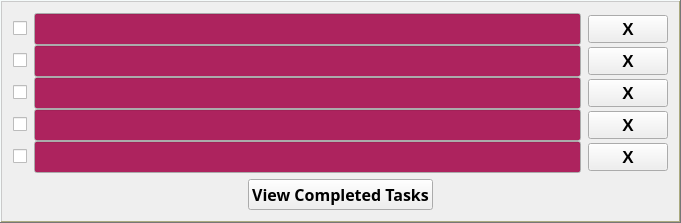
      <widget class="QFrame" name="frame">
       <property name="palette">
        <palette>
         <active>
          <colorrole role="WindowText">
           <brush brushstyle="SolidPattern">
            <color alpha="255">
             <red>0</red>
             <green>0</green>
             <blue>0</blue>
            </color>
           </brush>
          </colorrole>
          <colorrole role="Light">
           <brush brushstyle="SolidPattern">
            <color alpha="255">
             <red>245</red>
             <green>250</green>
             <blue>250</blue>
            </color>
           </brush>
          </colorrole>
          <colorrole role="Dark">
           <brush brushstyle="SolidPattern">
            <color alpha="255">
             <red>170</red>
             <green>170</green>
             <blue>127</blue>
            </color>
           </brush>
          </colorrole>
          <colorrole role="Text">
           <brush brushstyle="SolidPattern">
            <color alpha="255">
             <red>0</red>
             <green>0</green>
             <blue>0</blue>
            </color>
           </brush>
          </colorrole>
          <colorrole role="ButtonText">
           <brush brushstyle="SolidPattern">
            <color alpha="255">
             <red>0</red>
             <green>0</green>
             <blue>0</blue>
            </color>
           </brush>
          </colorrole>
          <colorrole role="PlaceholderText">
           <brush brushstyle="NoBrush">
            <color alpha="128">
             <red>0</red>
             <green>0</green>
             <blue>0</blue>
            </color>
           </brush>
          </colorrole>
         </active>
         <inactive>
          <colorrole role="WindowText">
           <brush brushstyle="SolidPattern">
            <color alpha="255">
             <red>0</red>
             <green>0</green>
             <blue>0</blue>
            </color>
           </brush>
          </colorrole>
          <colorrole role="Light">
           <brush brushstyle="SolidPattern">
            <color alpha="255">
             <red>245</red>
             <green>250</green>
             <blue>250</blue>
            </color>
           </brush>
          </colorrole>
          <colorrole role="Dark">
           <brush brushstyle="SolidPattern">
            <color alpha="255">
             <red>170</red>
             <green>170</green>
             <blue>127</blue>
            </color>
           </brush>
          </colorrole>
          <colorrole role="Text">
           <brush brushstyle="SolidPattern">
            <color alpha="255">
             <red>0</red>
             <green>0</green>
             <blue>0</blue>
            </color>
           </brush>
          </colorrole>
          <colorrole role="ButtonText">
           <brush brushstyle="SolidPattern">
            <color alpha="255">
             <red>0</red>
             <green>0</green>
             <blue>0</blue>
            </color>
           </brush>
          </colorrole>
          <colorrole role="PlaceholderText">
           <brush brushstyle="NoBrush">
            <color alpha="128">
             <red>0</red>
             <green>0</green>
             <blue>0</blue>
            </color>
           </brush>
          </colorrole>
         </inactive>
         <disabled>
          <colorrole role="WindowText">
           <brush brushstyle="SolidPattern">
            <color alpha="255">
             <red>170</red>
             <green>170</green>
             <blue>127</blue>
            </color>
           </brush>
          </colorrole>
          <colorrole role="Light">
           <brush brushstyle="SolidPattern">
            <color alpha="255">
             <red>245</red>
             <green>250</green>
             <blue>250</blue>
            </color>
           </brush>
          </colorrole>
          <colorrole role="Dark">
           <brush brushstyle="SolidPattern">
            <color alpha="255">
             <red>170</red>
             <green>170</green>
             <blue>127</blue>
            </color>
           </brush>
          </colorrole>
          <colorrole role="Text">
           <brush brushstyle="SolidPattern">
            <color alpha="255">
             <red>170</red>
             <green>170</green>
             <blue>127</blue>
            </color>
           </brush>
          </colorrole>
          <colorrole role="ButtonText">
           <brush brushstyle="SolidPattern">
            <color alpha="255">
             <red>170</red>
             <green>170</green>
             <blue>127</blue>
            </color>
           </brush>
          </colorrole>
          <colorrole role="PlaceholderText">
           <brush brushstyle="NoBrush">
            <color alpha="128">
             <red>0</red>
             <green>0</green>
             <blue>0</blue>
            </color>
           </brush>
          </colorrole>
         </disabled>
        </palette>
       </property>
       <property name="frameShape">
        <enum>QFrame::WinPanel</enum>
       </property>
       <property name="frameShadow">
        <enum>QFrame::Raised</enum>
       </property>
       <layout class="QGridLayout" name="gridLayout_2">
        <item row="0" column="0" colspan="3">
         <layout class="QVBoxLayout" name="verticalLayout_4">
          <property name="spacing">
           <number>0</number>
          </property>
          <item>
           <layout class="QHBoxLayout" name="horizontalLayout_3">
            <property name="spacing">
             <number>7</number>
            </property>
            <item>
             <widget class="QCheckBox" name="cb1">
              <property name="text">
               <string/>
              </property>
             </widget>
            </item>
            <item>
             <widget class="QLineEdit" name="t2">
              <property name="palette">
               <palette>
                <active>
                 <colorrole role="Text">
                  <brush brushstyle="SolidPattern">
                   <color alpha="255">
                    <red>236</red>
                    <green>236</green>
                    <blue>236</blue>
                   </color>
                  </brush>
                 </colorrole>
                 <colorrole role="Base">
                  <brush brushstyle="SolidPattern">
                   <color alpha="255">
                    <red>173</red>
                    <green>35</green>
                    <blue>94</blue>
                   </color>
                  </brush>
                 </colorrole>
                 <colorrole role="PlaceholderText">
                  <brush brushstyle="NoBrush">
                   <color alpha="128">
                    <red>236</red>
                    <green>236</green>
                    <blue>236</blue>
                   </color>
                  </brush>
                 </colorrole>
                </active>
                <inactive>
                 <colorrole role="Text">
                  <brush brushstyle="SolidPattern">
                   <color alpha="255">
                    <red>236</red>
                    <green>236</green>
                    <blue>236</blue>
                   </color>
                  </brush>
                 </colorrole>
                 <colorrole role="Base">
                  <brush brushstyle="SolidPattern">
                   <color alpha="255">
                    <red>173</red>
                    <green>35</green>
                    <blue>94</blue>
                   </color>
                  </brush>
                 </colorrole>
                 <colorrole role="PlaceholderText">
                  <brush brushstyle="NoBrush">
                   <color alpha="128">
                    <red>236</red>
                    <green>236</green>
                    <blue>236</blue>
                   </color>
                  </brush>
                 </colorrole>
                </inactive>
                <disabled>
                 <colorrole role="Text">
                  <brush brushstyle="SolidPattern">
                   <color alpha="255">
                    <red>170</red>
                    <green>170</green>
                    <blue>127</blue>
                   </color>
                  </brush>
                 </colorrole>
                 <colorrole role="Base">
                  <brush brushstyle="SolidPattern">
                   <color alpha="255">
                    <red>170</red>
                    <green>255</green>
                    <blue>255</blue>
                   </color>
                  </brush>
                 </colorrole>
                 <colorrole role="PlaceholderText">
                  <brush brushstyle="NoBrush">
                   <color alpha="128">
                    <red>236</red>
                    <green>236</green>
                    <blue>236</blue>
                   </color>
                  </brush>
                 </colorrole>
                </disabled>
               </palette>
              </property>
              <property name="font">
               <font>
                <family>Segoe Print</family>
                <pointsize>13</pointsize>
                <weight>75</weight>
                <bold>true</bold>
               </font>
              </property>
              <property name="text">
               <string/>
              </property>
             </widget>
            </item>
            <item>
             <widget class="QPushButton" name="b2">
              <property name="font">
               <font>
                <family>MS Sans Serif</family>
                <pointsize>13</pointsize>
                <weight>75</weight>
                <bold>true</bold>
               </font>
              </property>
              <property name="text">
               <string>X</string>
              </property>
             </widget>
            </item>
           </layout>
          </item>
          <item>
           <layout class="QHBoxLayout" name="horizontalLayout_4">
            <property name="spacing">
             <number>7</number>
            </property>
            <item>
             <widget class="QCheckBox" name="cb2">
              <property name="text">
               <string/>
              </property>
             </widget>
            </item>
            <item>
             <widget class="QLineEdit" name="t3">
              <property name="palette">
               <palette>
                <active>
                 <colorrole role="Text">
                  <brush brushstyle="SolidPattern">
                   <color alpha="255">
                    <red>236</red>
                    <green>236</green>
                    <blue>236</blue>
                   </color>
                  </brush>
                 </colorrole>
                 <colorrole role="Base">
                  <brush brushstyle="SolidPattern">
                   <color alpha="255">
                    <red>173</red>
                    <green>35</green>
                    <blue>94</blue>
                   </color>
                  </brush>
                 </colorrole>
                 <colorrole role="PlaceholderText">
                  <brush brushstyle="NoBrush">
                   <color alpha="128">
                    <red>236</red>
                    <green>236</green>
                    <blue>236</blue>
                   </color>
                  </brush>
                 </colorrole>
                </active>
                <inactive>
                 <colorrole role="Text">
                  <brush brushstyle="SolidPattern">
                   <color alpha="255">
                    <red>236</red>
                    <green>236</green>
                    <blue>236</blue>
                   </color>
                  </brush>
                 </colorrole>
                 <colorrole role="Base">
                  <brush brushstyle="SolidPattern">
                   <color alpha="255">
                    <red>173</red>
                    <green>35</green>
                    <blue>94</blue>
                   </color>
                  </brush>
                 </colorrole>
                 <colorrole role="PlaceholderText">
                  <brush brushstyle="NoBrush">
                   <color alpha="128">
                    <red>236</red>
                    <green>236</green>
                    <blue>236</blue>
                   </color>
                  </brush>
                 </colorrole>
                </inactive>
                <disabled>
                 <colorrole role="Text">
                  <brush brushstyle="SolidPattern">
                   <color alpha="255">
                    <red>170</red>
                    <green>170</green>
                    <blue>127</blue>
                   </color>
                  </brush>
                 </colorrole>
                 <colorrole role="Base">
                  <brush brushstyle="SolidPattern">
                   <color alpha="255">
                    <red>170</red>
                    <green>255</green>
                    <blue>255</blue>
                   </color>
                  </brush>
                 </colorrole>
                 <colorrole role="PlaceholderText">
                  <brush brushstyle="NoBrush">
                   <color alpha="128">
                    <red>236</red>
                    <green>236</green>
                    <blue>236</blue>
                   </color>
                  </brush>
                 </colorrole>
                </disabled>
               </palette>
              </property>
              <property name="font">
               <font>
                <family>Segoe Print</family>
                <pointsize>13</pointsize>
               </font>
              </property>
              <property name="text">
               <string/>
              </property>
             </widget>
            </item>
            <item>
             <widget class="QPushButton" name="b3">
              <property name="font">
               <font>
                <family>MS Sans Serif</family>
                <pointsize>13</pointsize>
                <weight>75</weight>
                <bold>true</bold>
               </font>
              </property>
              <property name="text">
               <string>X</string>
              </property>
             </widget>
            </item>
           </layout>
          </item>
          <item>
           <layout class="QHBoxLayout" name="horizontalLayout_5">
            <property name="spacing">
             <number>7</number>
            </property>
            <item>
             <widget class="QCheckBox" name="cb3">
              <property name="text">
               <string/>
              </property>
             </widget>
            </item>
            <item>
             <widget class="QLineEdit" name="t4">
              <property name="palette">
               <palette>
                <active>
                 <colorrole role="Text">
                  <brush brushstyle="SolidPattern">
                   <color alpha="255">
                    <red>236</red>
                    <green>236</green>
                    <blue>236</blue>
                   </color>
                  </brush>
                 </colorrole>
                 <colorrole role="Base">
                  <brush brushstyle="SolidPattern">
                   <color alpha="255">
                    <red>173</red>
                    <green>35</green>
                    <blue>94</blue>
                   </color>
                  </brush>
                 </colorrole>
                 <colorrole role="PlaceholderText">
                  <brush brushstyle="NoBrush">
                   <color alpha="128">
                    <red>236</red>
                    <green>236</green>
                    <blue>236</blue>
                   </color>
                  </brush>
                 </colorrole>
                </active>
                <inactive>
                 <colorrole role="Text">
                  <brush brushstyle="SolidPattern">
                   <color alpha="255">
                    <red>236</red>
                    <green>236</green>
                    <blue>236</blue>
                   </color>
                  </brush>
                 </colorrole>
                 <colorrole role="Base">
                  <brush brushstyle="SolidPattern">
                   <color alpha="255">
                    <red>173</red>
                    <green>35</green>
                    <blue>94</blue>
                   </color>
                  </brush>
                 </colorrole>
                 <colorrole role="PlaceholderText">
                  <brush brushstyle="NoBrush">
                   <color alpha="128">
                    <red>236</red>
                    <green>236</green>
                    <blue>236</blue>
                   </color>
                  </brush>
                 </colorrole>
                </inactive>
                <disabled>
                 <colorrole role="Text">
                  <brush brushstyle="SolidPattern">
                   <color alpha="255">
                    <red>170</red>
                    <green>170</green>
                    <blue>127</blue>
                   </color>
                  </brush>
                 </colorrole>
                 <colorrole role="Base">
                  <brush brushstyle="SolidPattern">
                   <color alpha="255">
                    <red>170</red>
                    <green>255</green>
                    <blue>255</blue>
                   </color>
                  </brush>
                 </colorrole>
                 <colorrole role="PlaceholderText">
                  <brush brushstyle="NoBrush">
                   <color alpha="128">
                    <red>236</red>
                    <green>236</green>
                    <blue>236</blue>
                   </color>
                  </brush>
                 </colorrole>
                </disabled>
               </palette>
              </property>
              <property name="font">
               <font>
                <family>Segoe Print</family>
                <pointsize>13</pointsize>
               </font>
              </property>
              <property name="text">
               <string/>
              </property>
             </widget>
            </item>
            <item>
             <widget class="QPushButton" name="b4">
              <property name="font">
               <font>
                <family>MS Sans Serif</family>
                <pointsize>13</pointsize>
                <weight>75</weight>
                <bold>true</bold>
               </font>
              </property>
              <property name="text">
               <string>X</string>
              </property>
             </widget>
            </item>
           </layout>
          </item>
          <item>
           <layout class="QHBoxLayout" name="horizontalLayout_6">
            <property name="spacing">
             <number>7</number>
            </property>
            <item>
             <widget class="QCheckBox" name="cb4">
              <property name="text">
               <string/>
              </property>
             </widget>
            </item>
            <item>
             <widget class="QLineEdit" name="t5">
              <property name="palette">
               <palette>
                <active>
                 <colorrole role="Text">
                  <brush brushstyle="SolidPattern">
                   <color alpha="255">
                    <red>236</red>
                    <green>236</green>
                    <blue>236</blue>
                   </color>
                  </brush>
                 </colorrole>
                 <colorrole role="Base">
                  <brush brushstyle="SolidPattern">
                   <color alpha="255">
                    <red>173</red>
                    <green>35</green>
                    <blue>94</blue>
                   </color>
                  </brush>
                 </colorrole>
                 <colorrole role="PlaceholderText">
                  <brush brushstyle="NoBrush">
                   <color alpha="128">
                    <red>236</red>
                    <green>236</green>
                    <blue>236</blue>
                   </color>
                  </brush>
                 </colorrole>
                </active>
                <inactive>
                 <colorrole role="Text">
                  <brush brushstyle="SolidPattern">
                   <color alpha="255">
                    <red>236</red>
                    <green>236</green>
                    <blue>236</blue>
                   </color>
                  </brush>
                 </colorrole>
                 <colorrole role="Base">
                  <brush brushstyle="SolidPattern">
                   <color alpha="255">
                    <red>173</red>
                    <green>35</green>
                    <blue>94</blue>
                   </color>
                  </brush>
                 </colorrole>
                 <colorrole role="PlaceholderText">
                  <brush brushstyle="NoBrush">
                   <color alpha="128">
                    <red>236</red>
                    <green>236</green>
                    <blue>236</blue>
                   </color>
                  </brush>
                 </colorrole>
                </inactive>
                <disabled>
                 <colorrole role="Text">
                  <brush brushstyle="SolidPattern">
                   <color alpha="255">
                    <red>170</red>
                    <green>170</green>
                    <blue>127</blue>
                   </color>
                  </brush>
                 </colorrole>
                 <colorrole role="Base">
                  <brush brushstyle="SolidPattern">
                   <color alpha="255">
                    <red>170</red>
                    <green>255</green>
                    <blue>255</blue>
                   </color>
                  </brush>
                 </colorrole>
                 <colorrole role="PlaceholderText">
                  <brush brushstyle="NoBrush">
                   <color alpha="128">
                    <red>236</red>
                    <green>236</green>
                    <blue>236</blue>
                   </color>
                  </brush>
                 </colorrole>
                </disabled>
               </palette>
              </property>
              <property name="font">
               <font>
                <family>Segoe Print</family>
                <pointsize>13</pointsize>
               </font>
              </property>
              <property name="text">
               <string/>
              </property>
             </widget>
            </item>
            <item>
             <widget class="QPushButton" name="b5">
              <property name="font">
               <font>
                <family>MS Sans Serif</family>
                <pointsize>13</pointsize>
                <weight>75</weight>
                <bold>true</bold>
               </font>
              </property>
              <property name="text">
               <string>X</string>
              </property>
              <property name="default">
               <bool>false</bool>
              </property>
              <property name="flat">
               <bool>false</bool>
              </property>
             </widget>
            </item>
           </layout>
          </item>
          <item>
           <layout class="QHBoxLayout" name="horizontalLayout_7">
            <property name="spacing">
             <number>7</number>
            </property>
            <item>
             <widget class="QCheckBox" name="cb5">
              <property name="text">
               <string/>
              </property>
             </widget>
            </item>
            <item>
             <widget class="QLineEdit" name="t6">
              <property name="palette">
               <palette>
                <active>
                 <colorrole role="Text">
                  <brush brushstyle="SolidPattern">
                   <color alpha="255">
                    <red>236</red>
                    <green>236</green>
                    <blue>236</blue>
                   </color>
                  </brush>
                 </colorrole>
                 <colorrole role="Base">
                  <brush brushstyle="SolidPattern">
                   <color alpha="255">
                    <red>173</red>
                    <green>35</green>
                    <blue>94</blue>
                   </color>
                  </brush>
                 </colorrole>
                 <colorrole role="PlaceholderText">
                  <brush brushstyle="NoBrush">
                   <color alpha="128">
                    <red>236</red>
                    <green>236</green>
                    <blue>236</blue>
                   </color>
                  </brush>
                 </colorrole>
                </active>
                <inactive>
                 <colorrole role="Text">
                  <brush brushstyle="SolidPattern">
                   <color alpha="255">
                    <red>236</red>
                    <green>236</green>
                    <blue>236</blue>
                   </color>
                  </brush>
                 </colorrole>
                 <colorrole role="Base">
                  <brush brushstyle="SolidPattern">
                   <color alpha="255">
                    <red>173</red>
                    <green>35</green>
                    <blue>94</blue>
                   </color>
                  </brush>
                 </colorrole>
                 <colorrole role="PlaceholderText">
                  <brush brushstyle="NoBrush">
                   <color alpha="128">
                    <red>236</red>
                    <green>236</green>
                    <blue>236</blue>
                   </color>
                  </brush>
                 </colorrole>
                </inactive>
                <disabled>
                 <colorrole role="Text">
                  <brush brushstyle="SolidPattern">
                   <color alpha="255">
                    <red>170</red>
                    <green>170</green>
                    <blue>127</blue>
                   </color>
                  </brush>
                 </colorrole>
                 <colorrole role="Base">
                  <brush brushstyle="SolidPattern">
                   <color alpha="255">
                    <red>170</red>
                    <green>255</green>
                    <blue>255</blue>
                   </color>
                  </brush>
                 </colorrole>
                 <colorrole role="PlaceholderText">
                  <brush brushstyle="NoBrush">
                   <color alpha="128">
                    <red>236</red>
                    <green>236</green>
                    <blue>236</blue>
                   </color>
                  </brush>
                 </colorrole>
                </disabled>
               </palette>
              </property>
              <property name="font">
               <font>
                <family>Segoe Print</family>
                <pointsize>13</pointsize>
               </font>
              </property>
              <property name="text">
               <string/>
              </property>
             </widget>
            </item>
            <item>
             <widget class="QPushButton" name="b6">
              <property name="font">
               <font>
                <family>MS Sans Serif</family>
                <pointsize>13</pointsize>
                <weight>75</weight>
                <bold>true</bold>
               </font>
              </property>
              <property name="text">
               <string>X</string>
              </property>
             </widget>
            </item>
           </layout>
          </item>
         </layout>
        </item>
        <item row="1" column="0">
         <spacer name="horizontalSpacer_4">
          <property name="orientation">
           <enum>Qt::Horizontal</enum>
          </property>
          <property name="sizeType">
           <enum>QSizePolicy::Preferred</enum>
          </property>
          <property name="sizeHint" stdset="0">
           <size>
            <width>229</width>
            <height>20</height>
           </size>
          </property>
         </spacer>
        </item>
        <item row="1" column="1">
         <widget class="QPushButton" name="b7">
          <property name="font">
           <font>
            <family>Microsoft YaHei UI Light</family>
            <pointsize>12</pointsize>
            <weight>75</weight>
            <bold>true</bold>
           </font>
          </property>
          <property name="text">
           <string>View Completed Tasks</string>
          </property>
         </widget>
        </item>
        <item row="1" column="2">
         <spacer name="horizontalSpacer_3">
          <property name="orientation">
           <enum>Qt::Horizontal</enum>
          </property>
          <property name="sizeType">
           <enum>QSizePolicy::Preferred</enum>
          </property>
          <property name="sizeHint" stdset="0">
           <size>
            <width>229</width>
            <height>20</height>
           </size>
          </property>
         </spacer>
        </item>
       </layout>
      </widget>
